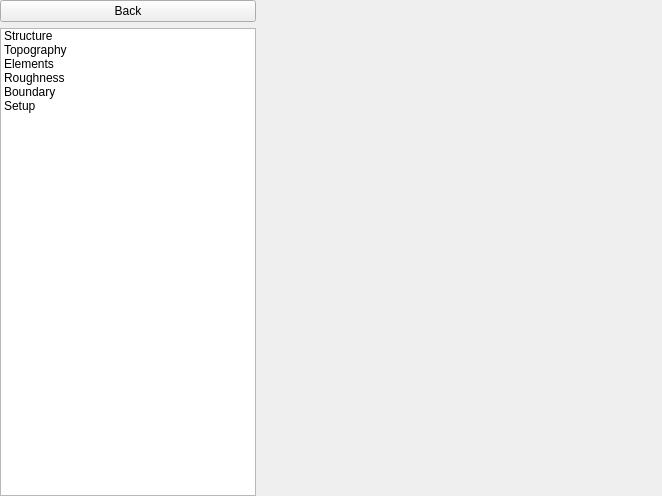
<?xml version="1.0" encoding="UTF-8"?>
<ui version="4.0">
 <class>ReosEditStructure2DWidget</class>
 <widget class="QWidget" name="ReosEditStructure2DWidget">
  <property name="geometry">
   <rect>
    <x>0</x>
    <y>0</y>
    <width>662</width>
    <height>496</height>
   </rect>
  </property>
  <property name="windowTitle">
   <string>Form</string>
  </property>
  <layout class="QHBoxLayout" name="horizontalLayout" stretch="0,1">
   <property name="leftMargin">
    <number>0</number>
   </property>
   <property name="topMargin">
    <number>0</number>
   </property>
   <property name="rightMargin">
    <number>0</number>
   </property>
   <property name="bottomMargin">
    <number>0</number>
   </property>
   <item>
    <layout class="QVBoxLayout" name="verticalLayout_2">
     <property name="leftMargin">
      <number>0</number>
     </property>
     <property name="topMargin">
      <number>0</number>
     </property>
     <item>
      <widget class="QPushButton" name="mBackButton">
       <property name="text">
        <string>Back</string>
       </property>
      </widget>
     </item>
     <item>
      <widget class="QListWidget" name="mOptionListWidget">
       <item>
        <property name="text">
         <string>Structure</string>
        </property>
        <property name="icon">
         <iconset resource="../../images/images.qrc">
          <normaloff>:/images/menuStructure.svg</normaloff>:/images/menuStructure.svg</iconset>
        </property>
       </item>
       <item>
        <property name="text">
         <string>Topography</string>
        </property>
       </item>
       <item>
        <property name="text">
         <string>Elements</string>
        </property>
       </item>
       <item>
        <property name="text">
         <string>Roughness</string>
        </property>
       </item>
       <item>
        <property name="text">
         <string>Boundary</string>
        </property>
       </item>
       <item>
        <property name="text">
         <string>Setup</string>
        </property>
       </item>
      </widget>
     </item>
    </layout>
   </item>
   <item>
    <widget class="QStackedWidget" name="mStackedWidget">
     <widget class="QWidget" name="pageMeshStructure">
      <layout class="QVBoxLayout" name="verticalLayout">
       <property name="leftMargin">
        <number>0</number>
       </property>
       <property name="topMargin">
        <number>0</number>
       </property>
       <property name="rightMargin">
        <number>0</number>
       </property>
       <property name="bottomMargin">
        <number>0</number>
       </property>
      </layout>
     </widget>
     <widget class="QWidget" name="page_2"/>
    </widget>
   </item>
  </layout>
 </widget>
 <resources>
  <include location="../../images/images.qrc"/>
 </resources>
 <connections/>
</ui>
